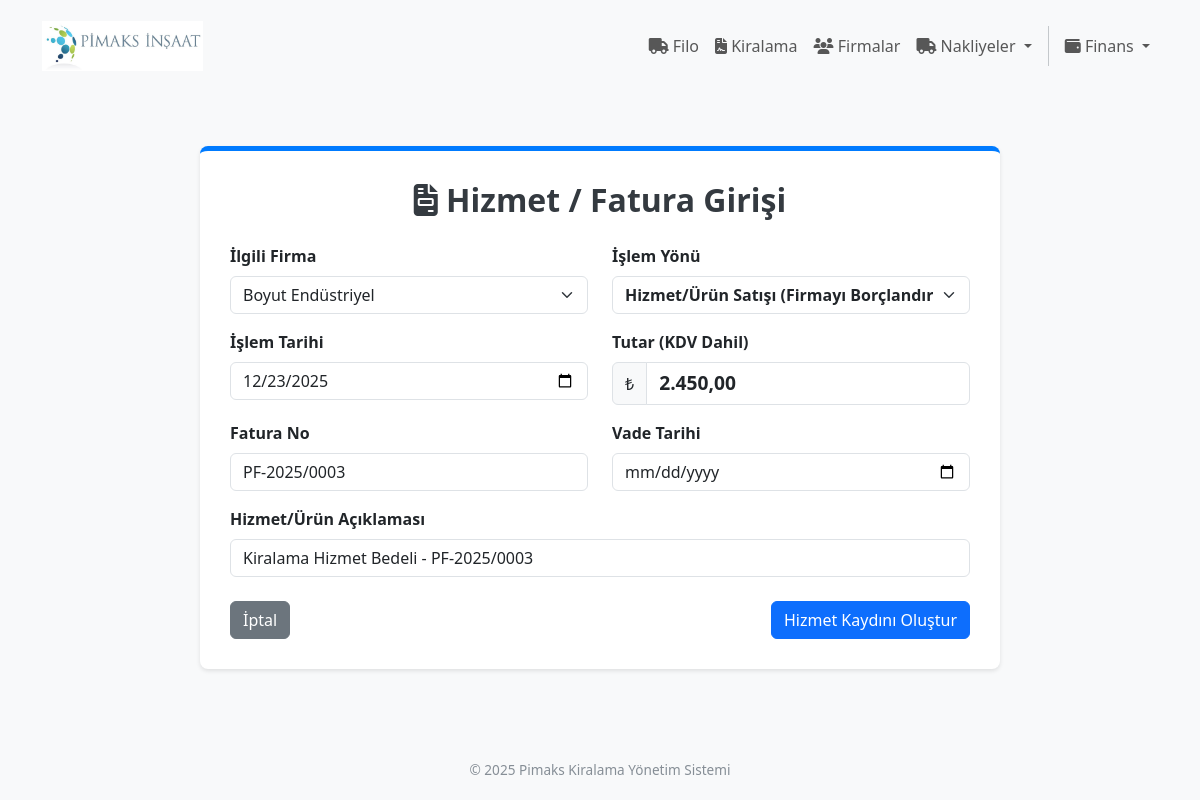
The page /cari/hizmet/duzelt/22 on the database as committed earlier.
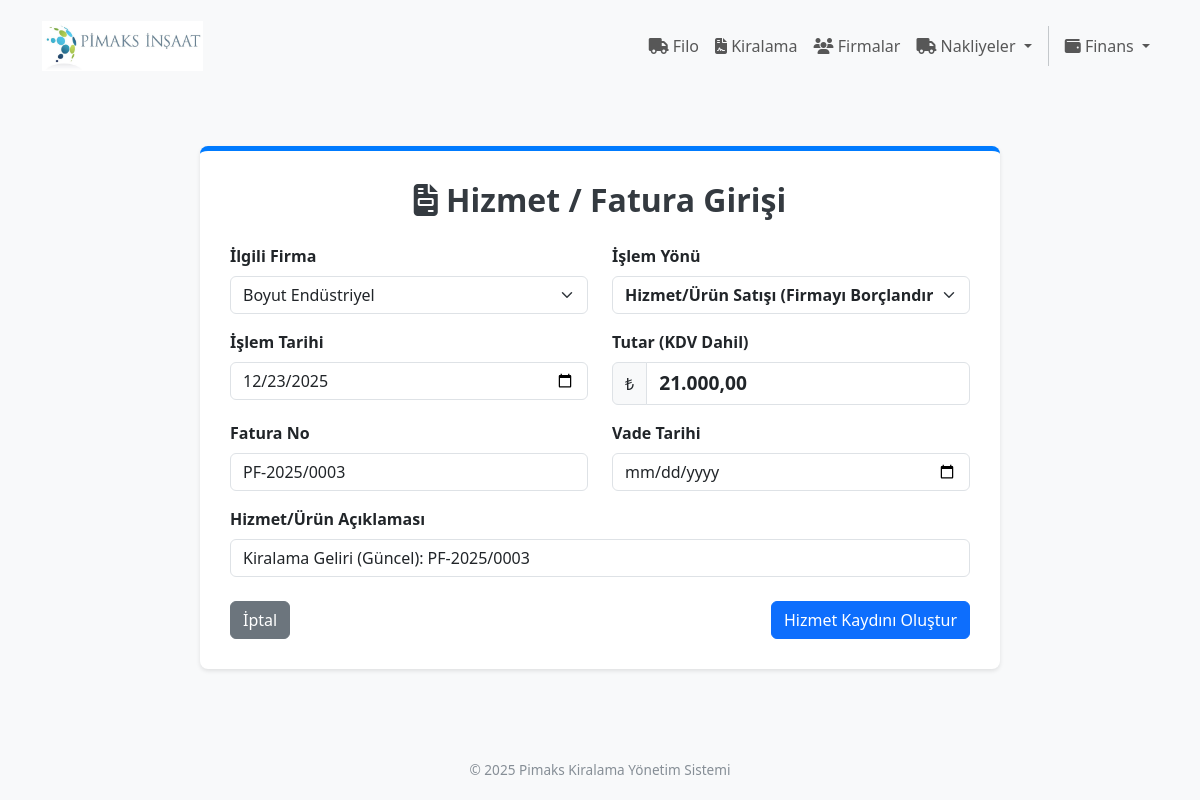
The same page on the database as committed later.
### app/cari/models.py (models this page shows, shortened)
class HizmetKaydi(db.Model):
    __tablename__ = 'hizmet_kaydi'
    id = db.Column(db.Integer, primary_key=True)
    firma_id = db.Column(db.Integer, db.ForeignKey('firma.id'), nullable=False)
    nakliye_id = db.Column(
        db.Integer,
        db.ForeignKey('nakliye.id', ondelete='CASCADE'),
        nullable=True
    )
    ozel_id = db.Column(db.Integer, nullable=True)
    tarih = db.Column(db.Date, nullable=False, default=datetime.utcnow)
    tutar = db.Column(db.Numeric(15, 2), nullable=False, default=0)
    aciklama = db.Column(db.String(250), nullable=True)
    yon = db.Column(db.String(10), nullable=False, default='giden')
    fatura_no = db.Column(db.String(50), nullable=True)
    vade_tarihi = db.Column(db.Date, nullable=True)
    firma = db.relationship('Firma', back_populates='hizmet_kayitlari', foreign_keys=[firma_id])

### app/cari/routes.py (the view, shortened to what this page needs)
@cari_bp.route('/hizmet/duzelt/<int:id>', methods=['GET', 'POST'])
def hizmet_duzelt(id):
    hizmet = HizmetKaydi.query.get_or_404(id)
    form = HizmetKaydiForm(obj=hizmet)
    form.firma_id.choices = [(f.id, f.firma_adi) for f in Firma.query.filter_by(is_active=True).all()]
    return render_template('cari/hizmet_ekle.html', form=form, title="cari/hizmet_duzelt", hizmet=hizmet)

### app/cari/forms.py
class HizmetKaydiForm(FlaskForm):
    firma_id = SelectField('İlgili Firma', coerce=int, default=0, validators=[NumberRange(min=1, message=secim_hata_mesaji)])
    tarih = DateField('İşlem Tarihi', format='%Y-%m-%d', validators=[InputRequired()])
    tutar = TRDecimalField('Tutar (KDV Dahil)', places=2, validators=[
        InputRequired(message="Tutar zorunludur."),
        NumberRange(min=0.01, message="Hatalı tutar.")
    ])
    aciklama = StringField('Hizmet/Ürün Açıklaması', validators=[InputRequired(), Length(max=250)])
    yon = SelectField('İşlem Yönü', choices=[
        ('giden', 'Hizmet/Ürün Satışı (Firmayı Borçlandır - Gelir)'),
        ('gelen', 'Hizmet/Ürün Alımı (Firmayı Alacaklandır - Gider)')
    ], validators=[InputRequired()])
    fatura_no = StringField('Fatura No', validators=[Optional(), Length(max=50)])
    vade_tarihi = DateField('Vade Tarihi', format='%Y-%m-%d', validators=[Optional()])
    submit = SubmitField('Hizmet Kaydını Oluştur')

### app/templates/cari/hizmet_ekle.html (shortened to what this page needs)
{% extends "base.html" %}
{% block content %}
<div class="container">
    <div class="form-section">
        <h2 class="form-title"><i class="fa fa-file-invoice"></i> Hizmet / Fatura Girişi</h2>
        <form method="POST" novalidate>
            <div class="row mb-3">
                <div class="col-md-6">
                    {{ form.firma_id.label(class="form-label fw-bold") }}
                    {{ form.firma_id(class="form-select form-control") }}
                </div>
                <div class="col-md-6">
                    {{ form.yon.label(class="form-label fw-bold") }}
                    {{ form.yon(class="form-select form-control", style="font-weight: bold;") }}
                </div>
            </div>
            <div class="row mb-3">
                <div class="col-md-6">
                    {{ form.tarih.label(class="form-label fw-bold") }}
                    {{ form.tarih(class="form-control", type="date") }}
                </div>
                <div class="col-md-6">
                    {{ form.tutar.label(class="form-label fw-bold") }}
                    <div class="input-group">
                        <span class="input-group-text">₺</span>
                        {{ form.tutar(class="form-control currency-input", placeholder="0,00", type="text",
                        autocomplete="off", style="font-size: 1.2em; font-weight: bold;") }}
                    </div>
                </div>
            </div>
            <div class="row mb-3">
                <div class="col-md-6">
                    {{ form.fatura_no.label(class="form-label fw-bold") }}
                    {{ form.fatura_no(class="form-control", placeholder="Fatura Numarası") }}
                </div>
                <div class="col-md-6">
                    {{ form.vade_tarihi.label(class="form-label fw-bold") }}
                    {{ form.vade_tarihi(class="form-control", type="date") }}
                </div>
            </div>
            <div class="mb-4">
                {{ form.aciklama.label(class="form-label fw-bold") }}
                {{ form.aciklama(class="form-control", placeholder="Örn: Nakliye bedeli, Yedek parça alımı...") }}
            </div>
            <div class="d-flex justify-content-between">
                <a href="{{ url_for('main.index') }}" class="btn btn-secondary">İptal</a>
                {{ form.submit(class="btn btn-primary") }}
            </div>
        </form>
    </div>
</div>
{% endblock %}

Rows that differ between the two databases and show on the page:
changed HizmetKaydi "Boyut Endüstriyel": tutar "2.450,00" → "21.000,00"; aciklama "Kiralama Hizmet Bedeli - PF-2025/0003" → "Kiralama Geliri (Güncel): PF-2025/0003"
